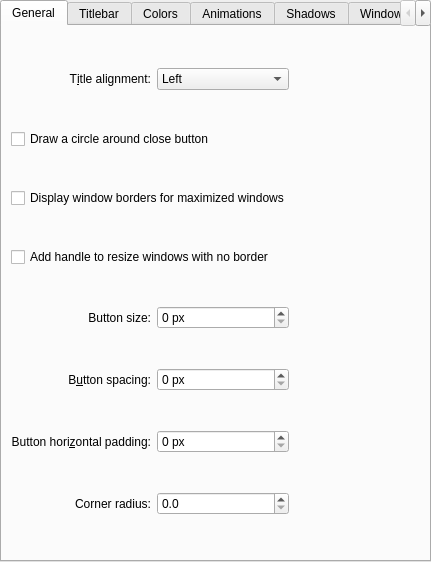
<?xml version="1.0" encoding="UTF-8"?>
<ui version="4.0">
 <class>BreezeConfigurationUI</class>
 <widget class="QWidget" name="BreezeConfigurationUI">
  <property name="geometry">
   <rect>
    <x>0</x>
    <y>0</y>
    <width>431</width>
    <height>562</height>
   </rect>
  </property>
  <layout class="QVBoxLayout" name="verticalLayout">
   <property name="leftMargin">
    <number>0</number>
   </property>
   <property name="topMargin">
    <number>0</number>
   </property>
   <property name="rightMargin">
    <number>0</number>
   </property>
   <property name="bottomMargin">
    <number>0</number>
   </property>
   <item>
    <widget class="QTabWidget" name="tabWidget">
     <property name="currentIndex">
      <number>0</number>
     </property>
     <widget class="QWidget" name="tab">
      <attribute name="title">
       <string>General</string>
      </attribute>
      <layout class="QGridLayout" name="gridLayout_4">
       <item row="5" column="1">
        <widget class="QSpinBox" name="buttonSize">
         <property name="enabled">
          <bool>true</bool>
         </property>
         <property name="suffix">
          <string> px</string>
         </property>
         <property name="maximum">
          <number>30</number>
         </property>
        </widget>
       </item>
       <item row="7" column="0">
        <widget class="QLabel" name="buttonHPaddingLabel">
         <property name="text">
          <string>Button hori&amp;zontal padding:</string>
         </property>
         <property name="alignment">
          <set>Qt::AlignRight|Qt::AlignTrailing|Qt::AlignVCenter</set>
         </property>
         <property name="buddy">
          <cstring>buttonSpacing</cstring>
         </property>
        </widget>
       </item>
       <item row="0" column="0">
        <widget class="QLabel" name="label_3">
         <property name="text">
          <string>T&amp;itle alignment:</string>
         </property>
         <property name="alignment">
          <set>Qt::AlignRight|Qt::AlignTrailing|Qt::AlignVCenter</set>
         </property>
         <property name="buddy">
          <cstring>titleAlignment</cstring>
         </property>
        </widget>
       </item>
       <item row="0" column="1">
        <widget class="QComboBox" name="titleAlignment">
         <item>
          <property name="text">
           <string>Left</string>
          </property>
         </item>
         <item>
          <property name="text">
           <string>Center</string>
          </property>
         </item>
         <item>
          <property name="text">
           <string>Center (Full Width)</string>
          </property>
         </item>
         <item>
          <property name="text">
           <string>Right</string>
          </property>
         </item>
        </widget>
       </item>
       <item row="5" column="0">
        <widget class="QLabel" name="buttonSizeLabel">
         <property name="text">
          <string>Button size:</string>
         </property>
         <property name="alignment">
          <set>Qt::AlignRight|Qt::AlignTrailing|Qt::AlignVCenter</set>
         </property>
        </widget>
       </item>
       <item row="8" column="0">
        <widget class="QLabel" name="cornerRadiusLabel">
         <property name="text">
          <string>Corner radius:</string>
         </property>
         <property name="buddy">
          <cstring>cornerRadius</cstring>
         </property>
         <property name="alignment">
          <set>Qt::AlignRight|Qt::AlignTrailing|Qt::AlignVCenter</set>
         </property>
        </widget>
       </item>
       <item row="3" column="0" colspan="3">
        <widget class="QCheckBox" name="drawBorderOnMaximizedWindows">
         <property name="text">
          <string>Display window borders for maximized windows</string>
         </property>
        </widget>
       </item>
       <item row="0" column="2">
        <spacer name="horizontalSpacer">
         <property name="orientation">
          <enum>Qt::Horizontal</enum>
         </property>
         <property name="sizeHint" stdset="0">
          <size>
           <width>40</width>
           <height>20</height>
          </size>
         </property>
        </spacer>
       </item>
       <item row="7" column="1">
        <widget class="QSpinBox" name="buttonHPadding">
         <property name="enabled">
          <bool>true</bool>
         </property>
         <property name="suffix">
          <string> px</string>
         </property>
         <property name="maximum">
          <number>50</number>
         </property>
        </widget>
       </item>
       <item row="4" column="0" colspan="3">
        <widget class="QCheckBox" name="drawSizeGrip">
         <property name="text">
          <string>Add handle to resize windows with no border</string>
         </property>
        </widget>
       </item>
       <item row="2" column="0" colspan="3">
        <widget class="QCheckBox" name="outlineCloseButton">
         <property name="text">
          <string>Draw a circle around close button</string>
         </property>
        </widget>
       </item>
       <item row="6" column="1">
        <widget class="QSpinBox" name="buttonSpacing">
         <property name="enabled">
          <bool>true</bool>
         </property>
         <property name="suffix">
          <string> px</string>
         </property>
         <property name="maximum">
          <number>30</number>
         </property>
        </widget>
       </item>
       <item row="8" column="1">
        <widget class="QDoubleSpinBox" name="cornerRadius">
         <property name="decimals">
          <number>1</number>
         </property>
         <property name="maximum">
          <double>12.000000000000000</double>
         </property>
         <property name="singleStep">
          <double>0.100000000000000</double>
         </property>
        </widget>
       </item>
       <item row="6" column="0">
        <widget class="QLabel" name="buttonSpacingLabel">
         <property name="text">
          <string>B&amp;utton spacing:</string>
         </property>
         <property name="alignment">
          <set>Qt::AlignRight|Qt::AlignTrailing|Qt::AlignVCenter</set>
         </property>
         <property name="buddy">
          <cstring>buttonSpacing</cstring>
         </property>
        </widget>
       </item>
      </layout>
     </widget>
     <widget class="QWidget" name="tab_6">
      <attribute name="title">
       <string>Titlebar</string>
      </attribute>
      <layout class="QGridLayout" name="gridLayout_4">
       <item row="5" column="0">
        <widget class="QLabel" name="titlebarOpacityLabel">
         <property name="text">
          <string>Background opacity:</string>
         </property>
         <property name="alignment">
          <set>Qt::AlignRight|Qt::AlignTrailing|Qt::AlignVCenter</set>
         </property>
         <property name="buddy">
          <cstring>buttonSpacing</cstring>
         </property>
        </widget>
       </item>
       <item row="2" column="0" colspan="2">
        <widget class="QCheckBox" name="matchColorForTitleBar">
         <property name="text">
          <string>Match Title Bar's and Window's color</string>
         </property>
        </widget>
       </item>
       <item row="1" column="0" colspan="3">
        <widget class="QCheckBox" name="drawBackgroundGradient">
         <property name="text">
          <string>Draw window background gradient</string>
         </property>
        </widget>
       </item>
       <item row="3" column="0" colspan="3">
        <widget class="QCheckBox" name="drawTitleBarSeparator">
         <property name="text">
          <string>Draw separator between Title Bar and Window</string>
         </property>
        </widget>
       </item>
       <item row="5" column="1">
        <widget class="QSpinBox" name="opacitySpinBox">
         <property name="suffix">
          <string> %</string>
         </property>
         <property name="maximum">
          <number>100</number>
         </property>
        </widget>
       </item>
       <item row="4" column="0">
        <widget class="QCheckBox" name="opaqueTitleBar">
         <property name="text">
          <string>Opaque title bar</string>
         </property>
        </widget>
       </item>
      </layout>
     </widget>
     <widget class="QWidget" name="tab_5">
      <attribute name="title">
       <string>Colors</string>
      </attribute>
      <layout class="QGridLayout" name="gridLayout_6">
       <item row="1" column="2">
        <widget class="KColorButton" name="buttonCloseInactiveColor"/>
       </item>
       <item row="5" column="0">
        <widget class="QLabel" name="buttonShadeLabel">
         <property name="text">
          <string>Shade:</string>
         </property>
         <property name="alignment">
          <set>Qt::AlignRight|Qt::AlignTrailing|Qt::AlignVCenter</set>
         </property>
        </widget>
       </item>
       <item row="2" column="2">
        <widget class="KColorButton" name="buttonMaximizeInactiveColor"/>
       </item>
       <item row="8" column="1">
        <spacer name="verticalSpacer_1">
         <property name="orientation">
          <enum>Qt::Vertical</enum>
         </property>
         <property name="sizeHint" stdset="0">
          <size>
           <width>20</width>
           <height>40</height>
          </size>
         </property>
        </spacer>
       </item>
       <item row="4" column="0">
        <widget class="QLabel" name="buttonOnAllDesktopsLabel">
         <property name="text">
          <string>On All Desktops:</string>
         </property>
         <property name="alignment">
          <set>Qt::AlignRight|Qt::AlignTrailing|Qt::AlignVCenter</set>
         </property>
        </widget>
       </item>
       <item row="0" column="2">
        <widget class="QLabel" name="inactiveColorTitleLabel">
         <property name="text">
          <string>Inactive Color</string>
         </property>
         <property name="alignment">
          <set>Qt::AlignCenter</set>
         </property>
        </widget>
       </item>
       <item row="0" column="0">
        <widget class="QLabel" name="buttonTitleLabel">
         <property name="text">
          <string>Button</string>
         </property>
         <property name="alignment">
          <set>Qt::AlignRight|Qt::AlignTrailing|Qt::AlignVCenter</set>
         </property>
        </widget>
       </item>
       <item row="2" column="0">
        <widget class="QLabel" name="buttonMaximizeLabel">
         <property name="text">
          <string>Maximize:</string>
         </property>
         <property name="alignment">
          <set>Qt::AlignRight|Qt::AlignTrailing|Qt::AlignVCenter</set>
         </property>
        </widget>
       </item>
       <item row="6" column="0">
        <widget class="QLabel" name="buttonKeepBelowLabel">
         <property name="text">
          <string>Keep Below:</string>
         </property>
         <property name="alignment">
          <set>Qt::AlignRight|Qt::AlignTrailing|Qt::AlignVCenter</set>
         </property>
        </widget>
       </item>
       <item row="0" column="1">
        <widget class="QLabel" name="activeColorTitleLabel">
         <property name="text">
          <string>Active Color</string>
         </property>
         <property name="alignment">
          <set>Qt::AlignCenter</set>
         </property>
        </widget>
       </item>
       <item row="2" column="1">
        <widget class="KColorButton" name="buttonMaximizeActiveColor"/>
       </item>
       <item row="1" column="1">
        <widget class="KColorButton" name="buttonCloseActiveColor"/>
       </item>
       <item row="1" column="0">
        <widget class="QLabel" name="buttonCloseLabel">
         <property name="text">
          <string>Close:</string>
         </property>
         <property name="alignment">
          <set>Qt::AlignRight|Qt::AlignTrailing|Qt::AlignVCenter</set>
         </property>
        </widget>
       </item>
       <item row="3" column="0">
        <widget class="QLabel" name="label_4">
         <property name="text">
          <string>Minimize:</string>
         </property>
         <property name="alignment">
          <set>Qt::AlignRight|Qt::AlignTrailing|Qt::AlignVCenter</set>
         </property>
        </widget>
       </item>
       <item row="7" column="0">
        <widget class="QLabel" name="buttonKeepAboveLabel">
         <property name="text">
          <string>Keep Above:</string>
         </property>
         <property name="alignment">
          <set>Qt::AlignRight|Qt::AlignTrailing|Qt::AlignVCenter</set>
         </property>
        </widget>
       </item>
       <item row="3" column="1">
        <widget class="KColorButton" name="buttonMinimizeActiveColor"/>
       </item>
       <item row="3" column="2">
        <widget class="KColorButton" name="buttonMinimizeInactiveColor"/>
       </item>
       <item row="4" column="1">
        <widget class="KColorButton" name="buttonOnAllDesktopsActiveColor"/>
       </item>
       <item row="4" column="2">
        <widget class="KColorButton" name="buttonOnAllDesktopsInactiveColor"/>
       </item>
       <item row="5" column="1">
        <widget class="KColorButton" name="buttonShadeActiveColor"/>
       </item>
       <item row="5" column="2">
        <widget class="KColorButton" name="buttonShadeInactiveColor"/>
       </item>
       <item row="6" column="1">
        <widget class="KColorButton" name="buttonKeepBelowActiveColor"/>
       </item>
       <item row="6" column="2">
        <widget class="KColorButton" name="buttonKeepBelowInactiveColor"/>
       </item>
       <item row="7" column="1">
        <widget class="KColorButton" name="buttonKeepAboveActiveColor"/>
       </item>
       <item row="7" column="2">
        <widget class="KColorButton" name="buttonKeepAboveInactiveColor"/>
       </item>
      </layout>
     </widget>
     <widget class="QWidget" name="tab_2">
      <attribute name="title">
       <string>Animations</string>
      </attribute>
      <layout class="QGridLayout" name="gridLayout_5">
       <item row="1" column="0">
        <widget class="QLabel" name="animationsDurationLabel">
         <property name="enabled">
          <bool>false</bool>
         </property>
         <property name="text">
          <string>An&amp;imations duration:</string>
         </property>
         <property name="alignment">
          <set>Qt::AlignRight|Qt::AlignTrailing|Qt::AlignVCenter</set>
         </property>
         <property name="buddy">
          <cstring>animationsDuration</cstring>
         </property>
        </widget>
       </item>
       <item row="1" column="1">
        <widget class="QSpinBox" name="animationsDuration">
         <property name="enabled">
          <bool>false</bool>
         </property>
         <property name="suffix">
          <string> ms</string>
         </property>
         <property name="maximum">
          <number>500</number>
         </property>
        </widget>
       </item>
       <item row="1" column="2">
        <spacer name="horizontalSpacer_4">
         <property name="orientation">
          <enum>Qt::Horizontal</enum>
         </property>
         <property name="sizeHint" stdset="0">
          <size>
           <width>40</width>
           <height>20</height>
          </size>
         </property>
        </spacer>
       </item>
       <item row="0" column="0" colspan="3">
        <widget class="QCheckBox" name="animationsEnabled">
         <property name="text">
          <string>Enable animations</string>
         </property>
        </widget>
       </item>
       <item row="2" column="0" colspan="3">
        <spacer name="verticalSpacer_2">
         <property name="orientation">
          <enum>Qt::Vertical</enum>
         </property>
         <property name="sizeHint" stdset="0">
          <size>
           <width>20</width>
           <height>40</height>
          </size>
         </property>
        </spacer>
       </item>
      </layout>
     </widget>
     <widget class="QWidget" name="tab_4">
      <attribute name="title">
       <string>Shadows</string>
      </attribute>
      <layout class="QGridLayout" name="gridLayout">
       <item row="0" column="0">
        <widget class="QLabel" name="label">
         <property name="text">
          <string>Si&amp;ze:</string>
         </property>
         <property name="alignment">
          <set>Qt::AlignRight|Qt::AlignTrailing|Qt::AlignVCenter</set>
         </property>
         <property name="buddy">
          <cstring>shadowSize</cstring>
         </property>
        </widget>
       </item>
       <item row="0" column="1">
        <widget class="QSpinBox" name="shadowSize">
         <property name="suffix">
          <string>px</string>
         </property>
         <property name="minimum">
          <number>6</number>
         </property>
         <property name="maximum">
          <number>64</number>
         </property>
        </widget>
       </item>
       <item row="1" column="0">
        <widget class="QLabel" name="label_2">
         <property name="text">
          <string comment="strength of the shadow (from transparent to opaque)">S&amp;trength:</string>
         </property>
         <property name="alignment">
          <set>Qt::AlignRight|Qt::AlignTrailing|Qt::AlignVCenter</set>
         </property>
         <property name="buddy">
          <cstring>shadowStrength</cstring>
         </property>
        </widget>
       </item>
       <item row="1" column="1">
        <widget class="QSpinBox" name="shadowStrength">
         <property name="suffix">
          <string>%</string>
         </property>
         <property name="minimum">
          <number>10</number>
         </property>
         <property name="maximum">
          <number>100</number>
         </property>
        </widget>
       </item>
       <item row="1" column="2">
        <spacer name="horizontalSpacer_5">
         <property name="orientation">
          <enum>Qt::Horizontal</enum>
         </property>
         <property name="sizeHint" stdset="0">
          <size>
           <width>40</width>
           <height>20</height>
          </size>
         </property>
        </spacer>
       </item>
       <item row="2" column="0">
        <widget class="QLabel" name="label_5">
         <property name="text">
          <string>Color:</string>
         </property>
         <property name="alignment">
          <set>Qt::AlignRight|Qt::AlignTrailing|Qt::AlignVCenter</set>
         </property>
        </widget>
       </item>
       <item row="2" column="1">
        <widget class="KColorButton" name="shadowColor"/>
       </item>
       <item row="3" column="0" colspan="3">
        <spacer name="verticalSpacer_3">
         <property name="orientation">
          <enum>Qt::Vertical</enum>
         </property>
         <property name="sizeHint" stdset="0">
          <size>
           <width>20</width>
           <height>40</height>
          </size>
         </property>
        </spacer>
       </item>
      </layout>
     </widget>
     <widget class="QWidget" name="tab_3">
      <attribute name="title">
       <string>Window-Specific Overrides</string>
      </attribute>
      <layout class="QVBoxLayout" name="verticalLayout_3">
       <item>
        <widget class="SierraBreeze::ExceptionListWidget" name="exceptions" native="true">
         <property name="sizePolicy">
          <sizepolicy hsizetype="Preferred" vsizetype="Expanding">
           <horstretch>0</horstretch>
           <verstretch>0</verstretch>
          </sizepolicy>
         </property>
        </widget>
       </item>
      </layout>
     </widget>
    </widget>
   </item>
  </layout>
 </widget>
 <customwidgets>
  <customwidget>
   <class>KColorButton</class>
   <extends>QPushButton</extends>
   <header>kcolorbutton.h</header>
  </customwidget>
  <customwidget>
   <class>SierraBreeze::ExceptionListWidget</class>
   <extends>QWidget</extends>
   <header>config/breezeexceptionlistwidget.h</header>
   <container>1</container>
  </customwidget>
 </customwidgets>
 <tabstops>
  <tabstop>tabWidget</tabstop>
  <tabstop>drawBackgroundGradient</tabstop>
  <tabstop>drawTitleBarSeparator</tabstop>
  <tabstop>animationsEnabled</tabstop>
  <tabstop>animationsDuration</tabstop>
  <tabstop>shadowSize</tabstop>
  <tabstop>shadowStrength</tabstop>
  <tabstop>shadowColor</tabstop>
  <tabstop>cornerRadius</tabstop>
 </tabstops>
 <resources/>
 <connections>
  <connection>
   <sender>animationsEnabled</sender>
   <signal>toggled(bool)</signal>
   <receiver>animationsDurationLabel</receiver>
   <slot>setEnabled(bool)</slot>
   <hints>
    <hint type="sourcelabel">
     <x>34</x>
     <y>194</y>
    </hint>
    <hint type="destinationlabel">
     <x>84</x>
     <y>221</y>
    </hint>
   </hints>
  </connection>
  <connection>
   <sender>opaqueTitleBar</sender>
   <signal>toggled(bool)</signal>
   <receiver>opacitySpinBox</receiver>
   <slot>setDisabled(bool)</slot>
   <hints>
    <hint type="sourcelabel">
     <x>20</x>
     <y>20</y>
    </hint>
    <hint type="destinationlabel">
     <x>20</x>
     <y>20</y>
    </hint>
   </hints>
  </connection>
  <connection>
   <sender>animationsEnabled</sender>
   <signal>toggled(bool)</signal>
   <receiver>animationsDuration</receiver>
   <slot>setEnabled(bool)</slot>
   <hints>
    <hint type="sourcelabel">
     <x>108</x>
     <y>194</y>
    </hint>
    <hint type="destinationlabel">
     <x>141</x>
     <y>229</y>
    </hint>
   </hints>
  </connection>
 </connections>
</ui>
